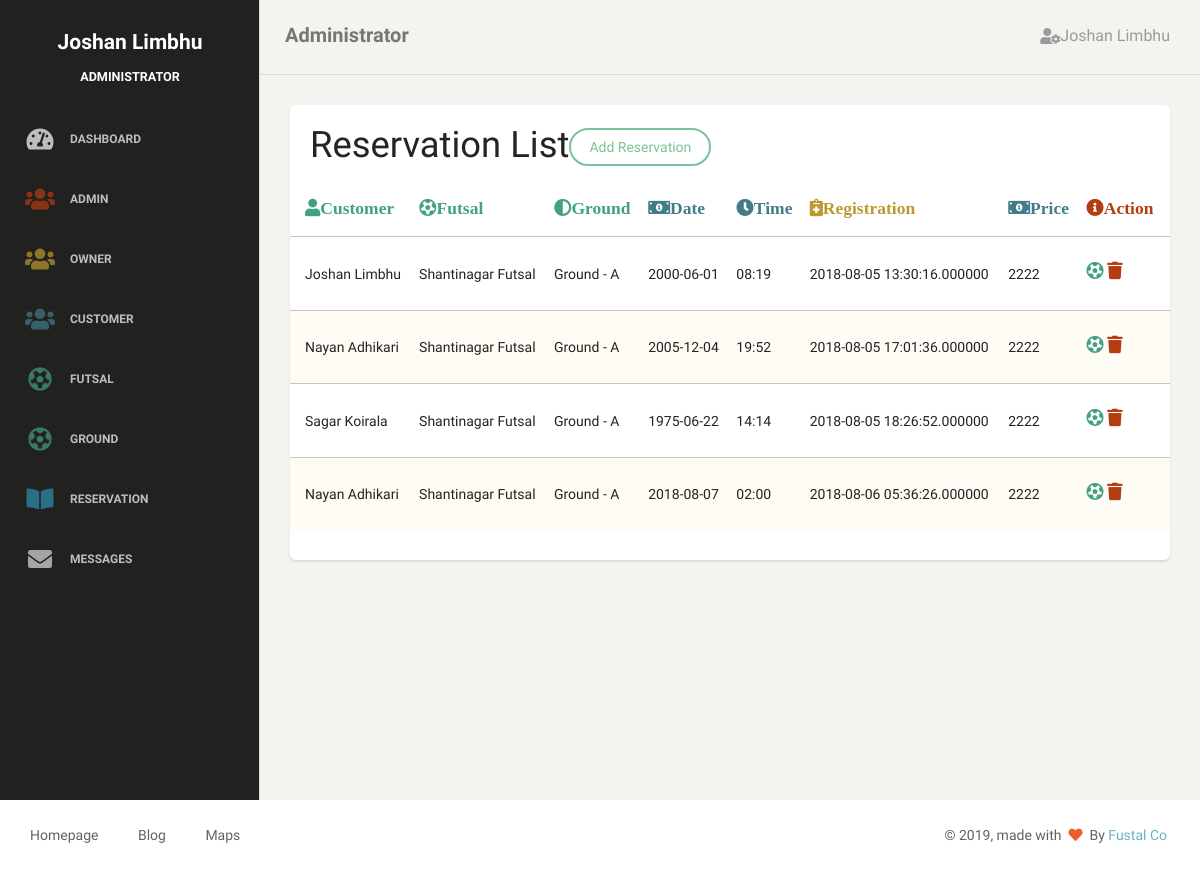
The page /admin/action/reservation_detail.php (signed in) on the database its author committed.
### tables this page shows
CREATE TABLE `tblreservations` (
  `reservations_id` int(11) NOT NULL,
  `request_date` varchar(50) NOT NULL,
  `request_time` varchar(50) NOT NULL,
  `reg_date` timestamp(6) NOT NULL DEFAULT CURRENT_TIMESTAMP(6) ON UPDATE CURRENT_TIMESTAMP(6),
  `users_id` int(11) NOT NULL,
  `futsals_id` int(11) NOT NULL,
  `grounds_id` int(11) NOT NULL
);

CREATE TABLE `tblusers` (
  `users_id` int(11) NOT NULL,
  `fullname` varchar(50) NOT NULL,
  `email` varchar(100) NOT NULL,
  `mobileno` varchar(50) NOT NULL,
  `address` varchar(100) NOT NULL,
  `password` varchar(100) NOT NULL,
  `img` varchar(250) NOT NULL,
  `reg_date` timestamp(6) NOT NULL DEFAULT CURRENT_TIMESTAMP(6) ON UPDATE CURRENT_TIMESTAMP(6),
  `roles_id` int(11) NOT NULL
);

CREATE TABLE `tblfutsals` (
  `futsals_id` int(11) NOT NULL,
  `fullname` varchar(50) NOT NULL,
  `address` varchar(50) NOT NULL,
  `mobileno` varchar(50) NOT NULL,
  `email` varchar(100) NOT NULL,
  `status` varchar(50) NOT NULL,
  `reg_date` timestamp(6) NOT NULL DEFAULT CURRENT_TIMESTAMP(6) ON UPDATE CURRENT_TIMESTAMP(6),
  `users_id` int(11) NOT NULL
);

CREATE TABLE `tblgrounds` (
  `grounds_id` int(11) NOT NULL,
  `ground` varchar(50) NOT NULL,
  `price` varchar(50) NOT NULL,
  `status` varchar(50) NOT NULL,
  `reg_date` timestamp(6) NOT NULL DEFAULT CURRENT_TIMESTAMP(6) ON UPDATE CURRENT_TIMESTAMP(6),
  `futsals_id` int(11) NOT NULL
);

### admin/action/reservation_detail.php (the view, shortened to what this page needs)
<?php
require_once('../inc/header.php');
require_once('../inc/sidebar.php');
require_once('../inc/navigation.php');
?>
 <div class="content">
            <div class="container-fluid">
                <div class="row">
                    <div class="col-md-12">
                        <div class="card">
                            <div class="header">
                                <h2 class="title">Reservation List<a href="<?php echo SELECT_RESERVATION_PAGE?>" class="btn btn-success">Add Reservation
                                    </a></h2>
                            </div>
                            <div class="content table-responsive table-full-width">
                                <table class="table table-striped">
                                    <thead>
                                        <th><i class="fas fa-user text-success">Customer</i></th>
                                        <th><i class="fas fa-futbol text-success">Futsal</i></th>
                                         <th><i class="fas fa-adjust text-success">Ground</i></th>
                                         <th><i class="fas fa-money-bill-alt text-primary">Date</i></th>
                                        <th><i class="fas fa-clock text-primary">Time</i></th>
                                       <th><i class="fas fa-notes-medical text-warning">Registration</i></th>
                                       <th><i class="fas fa-money-bill-alt text-primary">Price</i></th>
                                        <th><i class="fas fa-info-circle text-danger">Action</i></th>
                                    </thead>
                                <tbody>
            <?php
                $conn = db_get_conn();
                $query =
                        "SELECT
                           tblusers.fullname AS customername,tblfutsals.fullname AS futsalname,tblgrounds.ground AS groundname, tblreservations.request_date,tblreservations.request_time, tblreservations.reg_date,tblgrounds.price, tblreservations.reservations_id
                        FROM tblreservations
                        JOIN tblfutsals
                        ON  tblreservations.futsals_id=tblfutsals.futsals_id
                        JOIN tblusers
                        ON  tblreservations.users_id=tblusers.users_id
                        JOIN tblgrounds
                        ON  tblreservations.grounds_id=tblgrounds.grounds_id ";
                if ($result = $conn->query($query)){
                    while ($row = $result->fetch_assoc()){
                                echo   "<tr>
                                        <td>{$row['customername']}</td>
                                        <td>{$row['futsalname']}</td>
                                        <td>{$row['groundname']}</td>
                                        <td>{$row['request_date']}</td>
                                        <td>{$row['request_time']}</td>
                                        <td>{$row['reg_date']}</td>
                                        <td>{$row['price']}</td>
                                         <td>
                                            <a href='update_reservation.php?reservations_id={$row['reservations_id']}'><i class='fas fa-futbol text-success h5'></i></a>
                                            <a href='delete_reservation.php?reservations_id={$row['reservations_id']}'><i class='fas fa-trash text-danger h5'></i></a>
                                        </td>
                                        </tr>
                                        ";
                            }
                        }
                        ?>
                                </tbody>
                            </table>
                            </div>
                        </div>
                    </div>
                </div>
            </div>
        </div>
    </div>
<?php
require_once('./../inc/footer.php');
?>

### admin/inc/header.php (shortened to what this page needs)
<!doctype html>
<html lang="en">
<head>
    <link href="<?php echo CSS_URL.'bootstrap.min.css'?>" rel="stylesheet" />
    <link href="<?php echo CSS_URL.'animate.min.css'?>" rel="stylesheet"/>
    <link href="<?php echo CSS_URL.'paper-dashboard.css'?>" rel="stylesheet"/>
    <link href="<?php echo CSS_URL.'demo.css'?>" rel="stylesheet"/>
    <link href="http://maxcdn.bootstrapcdn.com/font-awesome/latest/css/font-awesome.min.css" rel="stylesheet">
    <link href="<?php echo CSS_URL.'themify-icons.css'?>" rel="stylesheet"/>
    <link rel="stylesheet" href="https://cdnjs.cloudflare.com/ajax/libs/font-awesome/4.7.0/css/font-awesome.min.css">
    <link rel="stylesheet" href="https://use.fontawesome.com/releases/v5.2.0/css/all.css">
</head>
<body>

### admin/inc/sidebar.php
<div class="wrapper">
    <div class="sidebar" data-background-color="black" data-active-color="danger">
        <div class="sidebar-wrapper">
            <div>
                <h4 style="color:white; text-align:center;"><?php echo $_SESSION['session']['users']['fullname']; ?></h4>
                <h6 style="color:white; text-align:center;"><?php echo $_SESSION['session']['users']['roles']; ?></h6>
            </div>
            <ul class="nav">
                <li>
                    <a href="<?php echo ADMIN_PAGE?>">
                        <i class="fas fa-tachometer-alt"></i>
                        <p>Dashboard</p>
                    </a>
                </li>
                <li>
                    <a href="<?php echo ADMIN_DETAIL_PAGE?>">
                        <i class='fas fa-users text-danger'></i>
                        <p>Admin</p>
                    </a>
                </li>
                <li>
                    <a href="<?php echo OWNER_DETAIL_PAGE?>">
                       <i class='fas fa-users text-warning'></i>
                        <p>Owner</p>
                    </a>
                </li>
                 <li>
                    <a href="<?php echo CUSTOMER_DETAIL_PAGE?>">
                       <i class='fas fa-users text-primary'></i>
                        <p>Customer</p>
                    </a>
                </li>
                <li>
                    <a href="<?php echo FUTSAL_DETAIL_PAGE?>">
                       <i class="fas fa-futbol text-success"></i>
                        <p>Futsal</p>
                    </a>
                </li>
                <li>
                    <a href="<?php echo GROUND_DETAIL_PAGE?>">
                         <i class="fas fa-futbol text-success"></i>
                        <p>Ground</p>
                    </a>
                </li>
                 <li>
                    <a href="<?php echo RESERVATION_DETAIL_PAGE?>">
                      <i class="fas fa-book-open text-info"></i>
                        <p>Reservation</p>
                    </a>
                </li>
                 <li>
                    <a href="<?php echo MESSAGE_DETAIL_PAGE?>">
                        <i class="fas fa-envelope text-muted"></i>
                        <p>Messages</p>
                    </a>
                </li>
            </ul>
        </div>
    </div>

### admin/inc/navigation.php (shortened to what this page needs)
<div class="main-panel">
        <nav class="navbar navbar-default">
            <div class="container-fluid">
                <div class="navbar-header">
                    <a class="navbar-brand" href="<?php echo ADMIN_PAGE?>"><?php echo $_SESSION['session']['users']['roles']; ?></a>
                </div>
                <div class="collapse navbar-collapse">
                    <ul class="nav navbar-nav navbar-right">
                        <li class="dropdown">
                              <a href="#" class="dropdown-toggle" data-toggle="dropdown">
                                    <p><i class="fas fa-user-cog"></i><?php echo $_SESSION['session']['users']['fullname'];?></p>
                              </a>
                    </li>
                </ul>
                </div>
            </div>
        </nav>

### admin/inc/footer.php
</div>
<footer class="footer">
            <div class="container-fluid">
                <nav class="pull-left">
                    <ul>
                        <li>
                            <a href="<?php echo INDEX_PAGE?>" target="_blank">
                               Homepage
                            </a>
                        </li>
                        <li>
                            <a href="<?php echo BLOG_PAGE?>" target="_blank">
                               Blog
                            </a>
                        </li>
                        <li>
                            <a href="<?php echo MAPS_PAGE?>" target="_blank">
                                Maps
                            </a>
                        </li>
                    </ul>
                </nav>
                <div class="copyright pull-right">
                    &copy; <script>document.write(new Date().getFullYear())</script>, made with <i class="fa fa-heart heart"></i> By <a href="<?php echo INDEX_PAGE?>" target="_blank">Fustal Co</a>
                </div>
            </div>
        </footer>
</body>
</html>

### rows shown on the page
tblreservations: users.fullname "Joshan Limbhu", futsals.fullname "Shantinagar Futsal", grounds.ground "Ground - A", request_date "2000-06-01", request_time "08:19", reg_date "2018-08-05 13:30:16.000000", grounds.price "2222"
tblreservations: users.fullname "Nayan Adhikari", futsals.fullname "Shantinagar Futsal", grounds.ground "Ground - A", request_date "2005-12-04", request_time "19:52", reg_date "2018-08-05 17:01:36.000000", grounds.price "2222"
tblreservations: users.fullname "Sagar Koirala", futsals.fullname "Shantinagar Futsal", grounds.ground "Ground - A", request_date "1975-06-22", request_time "14:14", reg_date "2018-08-05 18:26:52.000000", grounds.price "2222"
tblreservations: users.fullname "Nayan Adhikari", futsals.fullname "Shantinagar Futsal", grounds.ground "Ground - A", request_date "2018-08-07", request_time "02:00", reg_date "2018-08-06 05:36:26.000000", grounds.price "2222"

### other values the page prints
$_SESSION['session']['users']['fullname'] "Joshan Limbhu"
$_SESSION['session']['users']['roles'] "ADMINISTRATOR"
$_SESSION['session']['users']['roles'] "Administrator"
